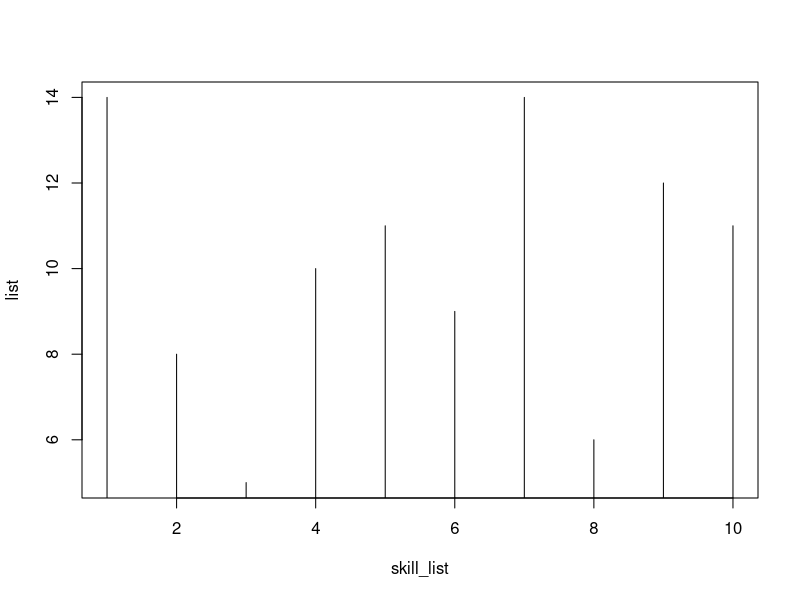
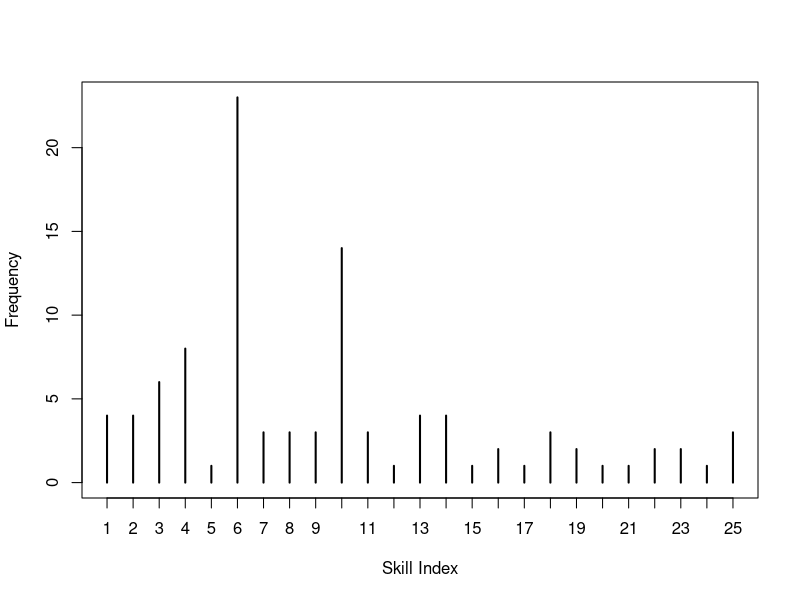

These figures' R source, in order: (Note: this script raises an error after producing the figures.)
#chinese restaurant process

#exercise-skill affiliation dummy data

num_of_skills = 10
num_of_exercises = 100
index <- c()
for(i in 1:num_of_exercises){
  index=append(index,sample(1:num_of_skills,1))
}
k=1
c=c()
for(j in 1:num_of_exercises){
  
  for(i in 1:num_of_skills){
    if(i==index[k]){
      c=append(c,1)
    }else{
      c=append(c,0)
    }
  }
  k=k+1
}

dummy_data_matrix <- matrix(c,nrow=num_of_exercises,ncol=num_of_skills, byrow = TRUE)

#dummy data ready
#columns represent each skill, and rows represents exercise

#indices of skill are exercise number

crp = function(data, alpha) {
  
  table <- c(1)
  next.table = 2
  for (i in 2:num_of_exercises) {
    if (runif(1,0,1) < alpha / (alpha + (length(table)))) {
      # Customer sits at new table
      table <- c(table, next.table)
      next.table=next.table+1
    } else {
      # Customer sits at an existing table.
      # He chooses which table to sit at by giving equal weight to each
      # customer already sitting at a table.
      select.table <- wcrp_distribution(data,table)
      table <- c(table, select.table)
    }
  }
  table
}
#define probability distribution for table(skill) assignment

wcrp_distribution <- function(data,new_skill){
  
  probs = c()
  prior_skill <- which(data[length(new_skill)+1,]==1)
  for(l in 1:length(unique(new_skill))){

    indices = which(unique(new_skill)[l] == new_skill)
    
    cond_dist_skill <- vector(mode="numeric", length=num_of_skills)
    for(m in indices){
    cond_dist_skill[which(dummy_data_matrix[m,]==1)] <- cond_dist_skill[which(dummy_data_matrix[m,]==1)]
                                                           + 1
    }
    cond_dist_skill <- (1-B)^(-cond_dist_skill)
    softmax_vector <- cond_dist_skill/sum(cond_dist_skill)
    softmax <- softmax_vector[prior_skill]
    
    proportional_value <- length(indices)*(1+B*(softmax-1))            #DEFINE HERE
    probs = append(probs, proportional_value)
  }
  if(sum(probs) !=0)
    probs=probs/sum(probs)
  
  if(length(probs)>1)
    return(sample(x = unique(new_skill), size = 1, prob = probs, replace=T))
  else
    return(unique(new_skill))
}

#Results, and effect of parameters alpha and B on the final distributions
B=0.8
alpha_ = 50
alpha = (alpha_)*(1-B)

v = crp(dummy_data_matrix, alpha)
z=c()
for(i in 1:length(unique(v))){
  u=c()
  indexes <- which(unique(v)[i] == v)
  for(m in indexes){
    u= append(u,which(dummy_data_matrix[m,] == 1))
  }
  z[[i]] = table(u)/length(u)
}

length=0
for(i in 1:length(z)){
  length = length+length(z[[i]])
}
avg_length=length/length(z)
avg_length

skill_list <- c(1:10)
list = c()
for(i in 1:ncol(dummy_data_matrix)){
  list = append(list, sum(dummy_data_matrix[,i]))
}

plot(skill_list, list, type = "h")
plot(
  table( v )
  ,xlab="Skill Index", ylab="Frequency"
)


#as we increase value of alpha, wcrp will tend towards to our base distribution, which is uniform random  

#Exchangeable property

index_i=5
index_j=55
count=0
for(i in 1:10000){
  a = crp(10000,5)
  b = crp(10000,5)
  if(a[index_i] == a[index_j]){
    count=count+1
  }
}
count/10000

